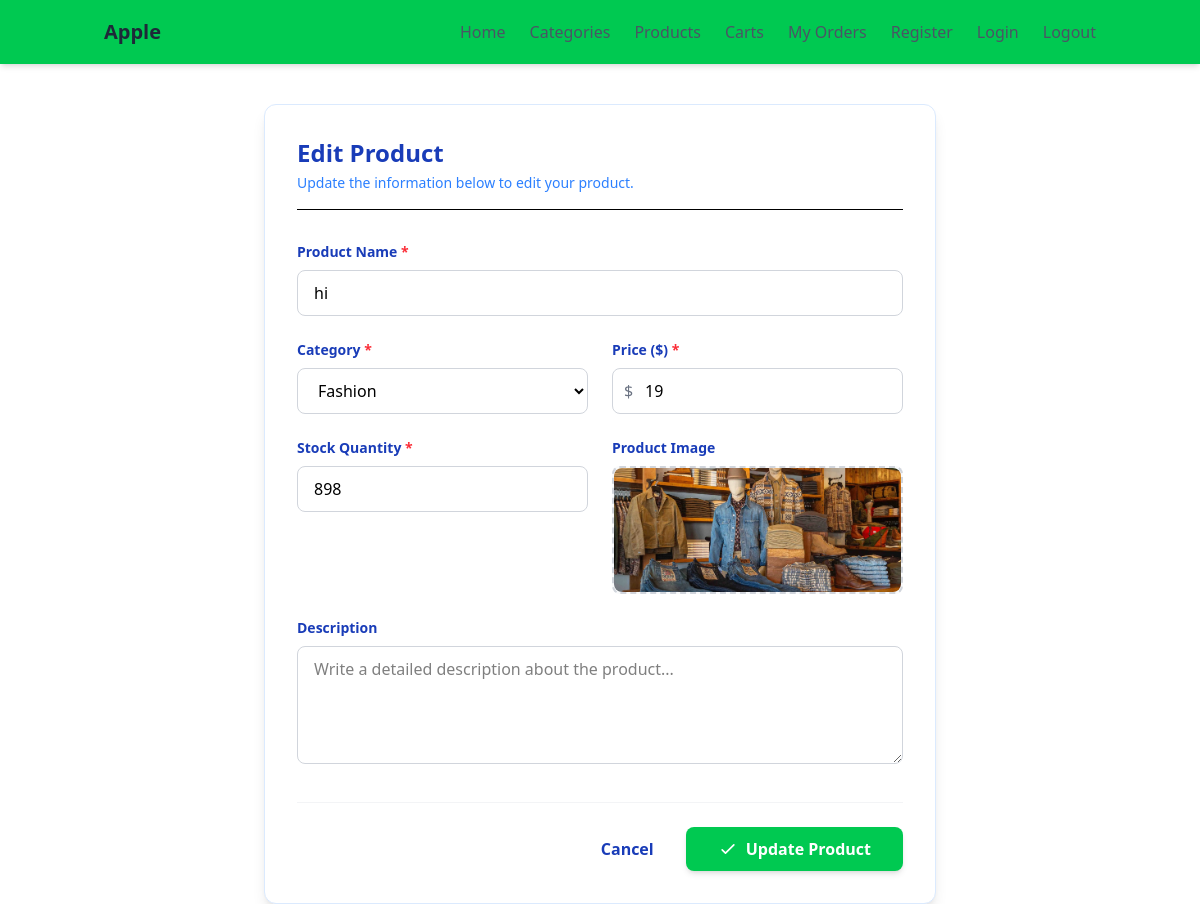
/products/edit/4/, run on the app's committed database.
### apps/products/models.py (models this page shows, shortened)
class ProductModel(models.Model):
    title = models.CharField(max_length = 255)
    price = models.IntegerField()
    qty = models.IntegerField()
    image = models.ImageField(upload_to = "products/", null=True, blank= True)
    description = models.TextField(null=True, blank = True)
    category = models.ForeignKey(CategoryModel, on_delete=models.SET_NULL, null=True, blank = True)
    created_at = models.DateTimeField(auto_now_add=True)
    updated_at = models.DateTimeField(auto_now = True)

### views/product_view.py (the view, shortened to what this page needs)
# urls.py: path('products/edit/<int:pk>/', product_view.product_edit, name="product_edit"),
def product_edit(request, pk):
    products = get_object_or_404(ProductModel, id=pk)
    categories = CategoryModel.objects.all()
    context = {
        "products": products,
        "categories": categories,
    }
    return render(request, "product_edit.html", context)

### templates/product_edit.html (shortened to what this page needs)
{% extends 'layouts/base.html' %}
{% block body %}
<div class="bg-white p-8 rounded-xl shadow-lg w-full max-w-2xl border border-blue-100 mx-auto mt-10">
    <div class="mb-8 border-b pb-4">
        <h2 class="text-2xl font-bold text-blue-800">Edit Product</h2>
        <p class="text-sm text-blue-500 mt-1">Update the information below to edit your product.</p>
    </div>
    <form method="post" action="" enctype="multipart/form-data">
        <div class="grid grid-cols-1 md:grid-cols-2 gap-6">
            <div class="md:col-span-2">
                <label for="title" class="block text-blue-800 text-sm font-bold mb-2">Product Name <span class="text-red-500">*</span></label>
                <input type="text" id="title" name="title" value="{{products.title}}" required
                    class="w-full px-4 py-2.5 border border-gray-300 rounded-lg focus:outline-none focus:ring-2 focus:ring-blue-500 focus:border-transparent transition duration-200"
                    placeholder="e.g. iPhone 15 Pro Max">
            </div>
            <div>
                <label for="category" class="block text-blue-800 text-sm font-bold mb-2">Category <span class="text-red-500">*</span></label>
                <select id="category" name="category" required
                    class="w-full px-4 py-2.5 border border-gray-300 rounded-lg focus:outline-none focus:ring-2 focus:ring-blue-500 focus:border-transparent transition duration-200 bg-white">
                    {% for cat in categories %}
                        <option value="{{ cat.id }}" {% if product.category.id == cat.id %} selected {% endif %}>
                            {{ cat.name }}
                        </option>
                    {% endfor %}
                </select>
            </div>
            <div>
                <label for="price" class="block text-blue-800 text-sm font-bold mb-2">Price ($) <span class="text-red-500">*</span></label>
                <div class="relative">
                    <span class="absolute inset-y-0 left-0 flex items-center pl-3 text-gray-500">$</span>
                    <input type="number" id="price" name="price" value="{{products.price}}" required step="0.01"
                        class="w-full pl-8 pr-4 py-2.5 border border-gray-300 rounded-lg focus:outline-none focus:ring-2 focus:ring-blue-500 focus:border-transparent transition duration-200"
                        placeholder="0.00">
                </div>
            </div>
            <div>
                <label for="qty" class="block text-blue-800 text-sm font-bold mb-2">Stock Quantity <span class="text-red-500">*</span></label>
                <input type="number" id="qty" name="qty" value="{{products.qty}}" required
                    class="w-full px-4 py-2.5 border border-gray-300 rounded-lg focus:outline-none focus:ring-2 focus:ring-blue-500 focus:border-transparent transition duration-200"
                    placeholder="e.g. 50">
            </div>
            <div>
                <label class="block text-blue-800 text-sm font-bold mb-2">Product Image</label>
                <div class="flex items-center justify-center w-full">
                    <label for="image-upload"
                        class="flex flex-col items-center justify-center w-full h-32 border-2 border-gray-300 border-dashed rounded-lg cursor-pointer bg-gray-50 hover:bg-gray-100 transition duration-200 relative overflow-hidden">
                        {% if products.image %}
                            <img id="image-preview" src="{{products.image.url}}" alt="{{ products.title }}" class="w-full h-full object-cover rounded-lg">
                        {% else %}
                            <img id="image-preview" src="" alt="Image Preview" class="hidden w-full h-full object-cover rounded-lg">
                            <div id="upload-placeholder" class="flex flex-col items-center justify-center pt-5 pb-6">
                        {% endif %}
                    </label>
                </div>
            </div>
            <div class="md:col-span-2">
                <label for="description" class="block text-blue-800 text-sm font-bold mb-2">Description</label>
                <textarea id="description" name="description" rows="4"
                    class="w-full px-4 py-2.5 border border-gray-300 rounded-lg focus:outline-none focus:ring-2 focus:ring-blue-500 focus:border-transparent transition duration-200"
                    placeholder="Write a detailed description about the product...">{{ product.description }}</textarea>
            </div>
        </div>
        <div class="flex items-center justify-end mt-8 pt-6 border-t border-gray-100 gap-4">
            <a href="{% url 'product_list' %}" class="text-blue-800 hover:text-gray-800 font-semibold px-4 py-2 rounded-lg transition duration-200">
                Cancel
            </a>
            <button type="submit"
                class="bg-green-500 hover:bg-blue-700 text-white font-bold py-2.5 px-8 rounded-lg shadow-md focus:outline-none focus:ring-2 focus:ring-blue-500 focus:ring-opacity-50 transition duration-300 flex items-center gap-2">
                <svg class="w-5 h-5" fill="none" stroke="currentColor" viewBox="0 0 24 24">
                    <path stroke-linecap="round" stroke-linejoin="round" stroke-width="2" d="M5 13l4 4L19 7"></path>
                </svg>
                Update Product
            </button>
        </div>
    </form>
</div>
{% endblock %}

### data on the page
ProductModel: title "hi", price "19", qty "898", image (picture)

### other printed values
form field category "Fashion"
